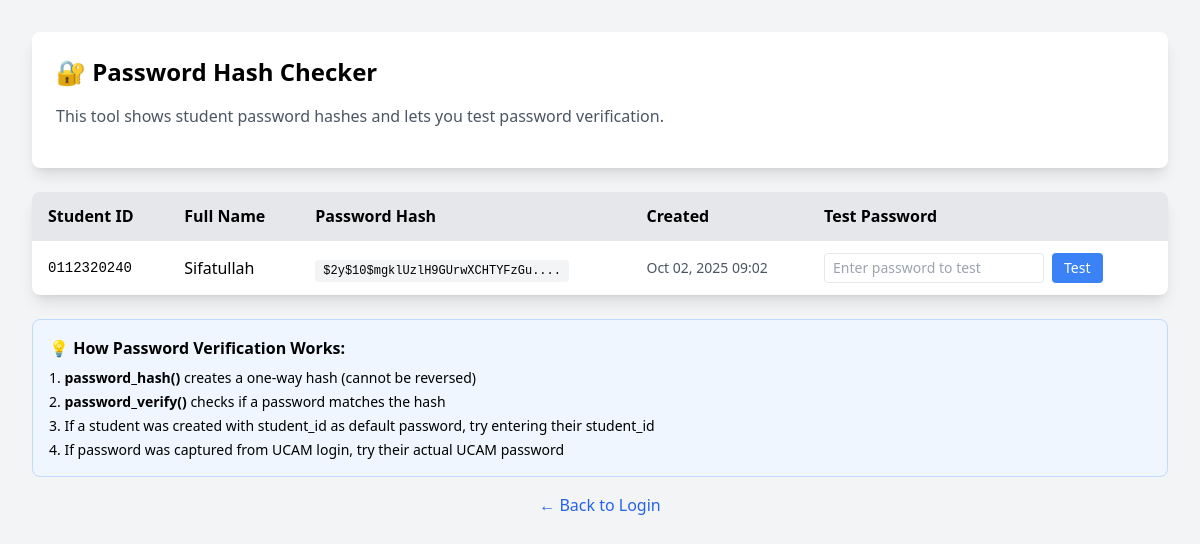
The app's page /admin/check_passwords.php, older data.
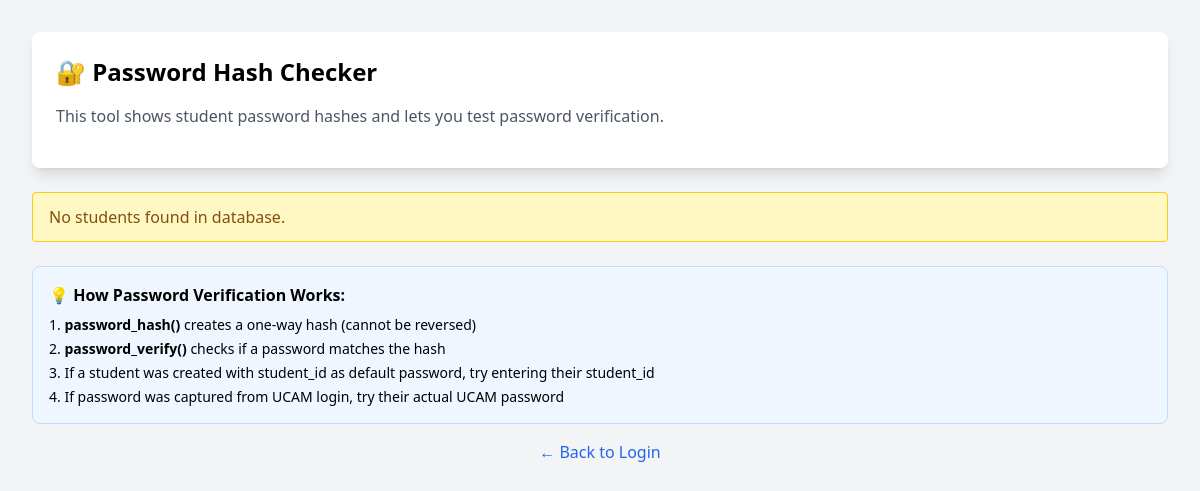
The same page, newer data.
### tables this page shows
CREATE TABLE `students` (
  `student_id` varchar(10) NOT NULL,
  `password_hash` varchar(255) NOT NULL,
  `full_name` varchar(100) NOT NULL,
  `email` varchar(100) DEFAULT NULL,
  `phone` varchar(20) DEFAULT NULL,
  `date_of_birth` date DEFAULT NULL,
  `blood_group` varchar(5) DEFAULT NULL,
  `father_name` varchar(100) DEFAULT NULL,
  `mother_name` varchar(100) DEFAULT NULL,
  `program_id` int(11) NOT NULL,
  `current_trimester_number` int(11) DEFAULT 1,
  `total_completed_credits` int(11) DEFAULT 0,
  `current_cgpa` decimal(3,2) DEFAULT 0.00,
  `total_points` int(11) DEFAULT 0,
  `profile_picture` varchar(255) DEFAULT NULL,
  `admission_date` date DEFAULT NULL,
  `status` enum('active','inactive','graduated','withdrawn') DEFAULT 'active',
  `created_at` timestamp NOT NULL DEFAULT current_timestamp(),
  `updated_at` timestamp NOT NULL DEFAULT current_timestamp() ON UPDATE current_timestamp(),
  `focus_streak` int(11) DEFAULT 0 COMMENT 'Current daily focus streak'
);

### admin/check_passwords.php (the view, shortened to what this page needs)
<?php
require_once('../config/database.php');
?>
<!DOCTYPE html>
<html lang="en">
<head>
    <script src="https://cdn.tailwindcss.com"></script>
</head>
<body class="bg-gray-100 p-8">
    <div class="max-w-6xl mx-auto">
        <div class="bg-white rounded-lg shadow-lg p-6 mb-6">
            <h1 class="text-2xl font-bold mb-4">🔐 Password Hash Checker</h1>
            <p class="text-gray-600 mb-4">This tool shows student password hashes and lets you test password verification.</p>
        </div>
        <?php
        $result = $conn->query("SELECT student_id, full_name, password_hash, created_at, updated_at FROM students ORDER BY created_at DESC");
        if ($result->num_rows > 0):
        ?>
        <div class="bg-white rounded-lg shadow-lg overflow-hidden">
            <table class="w-full">
                <thead class="bg-gray-200">
                    <tr>
                        <th class="px-4 py-3 text-left">Student ID</th>
                        <th class="px-4 py-3 text-left">Full Name</th>
                        <th class="px-4 py-3 text-left">Password Hash</th>
                        <th class="px-4 py-3 text-left">Created</th>
                        <th class="px-4 py-3 text-left">Test Password</th>
                    </tr>
                </thead>
                <tbody>
                    <?php while ($student = $result->fetch_assoc()): ?>
                    <tr class="border-t hover:bg-gray-50">
                        <td class="px-4 py-3 font-mono text-sm"><?php echo htmlspecialchars($student['student_id']); ?></td>
                        <td class="px-4 py-3"><?php echo htmlspecialchars($student['full_name']); ?></td>
                        <td class="px-4 py-3">
                            <code class="text-xs bg-gray-100 px-2 py-1 rounded">
                                <?php echo substr($student['password_hash'], 0, 30) . '...'; ?>
                            </code>
                        </td>
                        <td class="px-4 py-3 text-sm text-gray-600">
                            <?php echo date('M d, Y H:i', strtotime($student['created_at'])); ?>
                        </td>
                        <td class="px-4 py-3">
                            <form method="POST" class="flex gap-2">
                                <input
                                    type="text"
                                    name="test_password"
                                    placeholder="Enter password to test"
                                    class="border rounded px-2 py-1 text-sm"
                                    required
                                >
                                <button
                                    type="submit"
                                    name="test_verify"
                                    class="bg-blue-500 text-white px-3 py-1 rounded text-sm hover:bg-blue-600"
                                >
                                    Test
                                </button>
                            </form>
                        </td>
                    </tr>
                    <?php endwhile; ?>
                </tbody>
            </table>
        </div>
        <?php else: ?>
        <div class="bg-yellow-100 border border-yellow-400 text-yellow-800 px-4 py-3 rounded">
            No students found in database.
        </div>
        <?php endif; ?>
        <div class="mt-6 bg-blue-50 border border-blue-200 rounded-lg p-4">
            <h3 class="font-bold mb-2">💡 How Password Verification Works:</h3>
            <ol class="list-decimal list-inside space-y-1 text-sm">
                <li><strong>password_hash()</strong> creates a one-way hash (cannot be reversed)</li>
                <li><strong>password_verify()</strong> checks if a password matches the hash</li>
                <li>If a student was created with student_id as default password, try entering their student_id</li>
                <li>If password was captured from UCAM login, try their actual UCAM password</li>
            </ol>
        </div>
        <div class="mt-4 text-center">
            <a href="../login.html" class="text-blue-600 hover:text-blue-800">← Back to Login</a>
        </div>
    </div>
</body>
</html>

Row changes from the older to the newer data that the page shows:
removed students: student_id "0112320240", full_name "Sifatullah", password_hash "$2y$10$mgklUzlH9GUrwXCHTYFzGu.", created_at "Oct 02, 2025 09:02"
Text that changed along with them:
text no longer shown: "Student ID Full Name Password Hash Created Test Password"
text now shown: "No students found in database."
